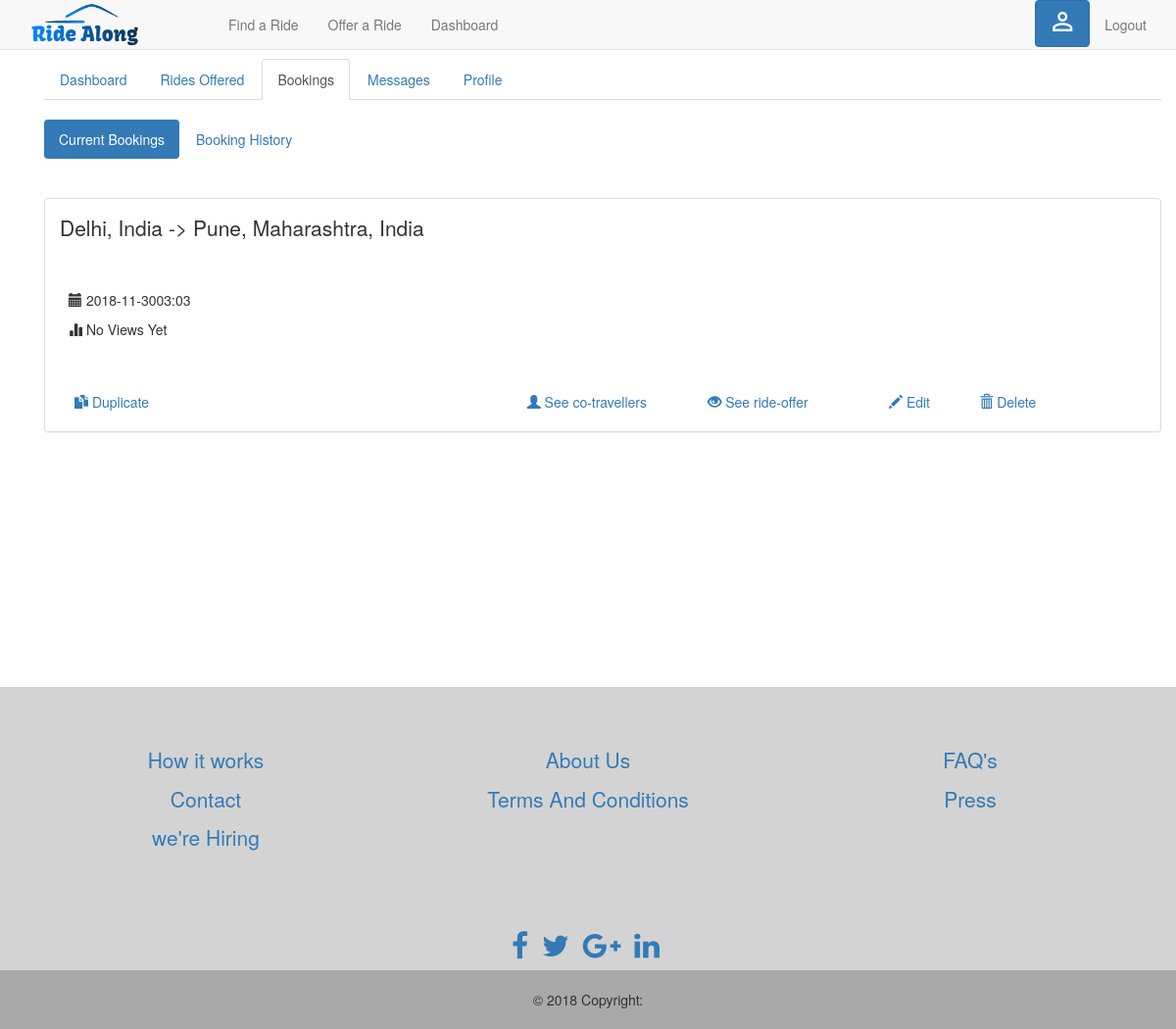
Screenshot of /bookings (signed in) with the database file from the repository.
### tables this page shows
CREATE TABLE "rides_offered" (
	`rideId`	INTEGER PRIMARY KEY AUTOINCREMENT,
	`userName`	text NOT NULL,
	`source`	text NOT NULL,
	`destination`	text NOT NULL,
	`lat1`	text NOT NULL,
	`long1`	text NOT NULL,
	`lat2`	text NOT NULL,
	`long2`	text NOT NULL,
	`offeredDate`	text NOT NULL,
	`offeredTime`	text NOT NULL,
	`offeredPrice`	int NOT NULL,
	`offeredSeats`	NUMERIC NOT NULL,
	`details`	text,
	`valid`	INTEGER NOT NULL,
	`seatsleft`	NUMERIC
);

### app.py (the view)
@app.route('/bookings')
@is_logged_in
def bookings():
    con = sqlite3.connect("CabSharing.db")
    cur = con.cursor()
    user_bookings=[]
    username = session['username']
    cur.execute("select * from rides_requested where username = ? and accepted = 1",[username])
    result = cur.fetchall()
    for i in range(len(result)):
        cur.execute("select * from rides_offered where rideId = ? and valid = 1",[result[i][0]] )
        temp=cur.fetchone()
        if temp:
            user_bookings.append(temp)
    cur.close()
    return render_template('bookings.html',result = user_bookings,count=len(user_bookings))

### app.py (called while the page is built)
def is_logged_in(f):
    @wraps(f)
    def wrap(*args, **kwargs):
        if 'logged_in' in session:
            return f(*args, **kwargs)
        else:
            flash('Unauthorized, Please login', 'danger')
            return redirect(url_for('login'))
    return wrap

### templates/bookings.html (shortened to what this page needs)
{% extends 'layout.html' %}
{% block body %}
<div class=" container ">
      <ul class="nav nav-tabs">
        <li ><a  href="dashboard">Dashboard</a></li>
        <li ><a  href="rides">Rides Offered</a></li>
        <li class= "active"><a  href="bookings">Bookings</a></li>
        <li ><a  href="messages">Messages</a></li>
        <li ><a  href="profile">Profile</a></li>
      </ul>
      <br>
</div>
<div class="container text-center">
            <div  class=" active">
              <ul class="nav nav-pills">
                <li class="active"><a  href="bookings">Current Bookings</a></li>
                <li><a  href="booking_history">Booking History</a></li>
              </ul>
                <br><br>
                <div id="current-bookings" class="tab-pane fade in active text-left">
                  {% if count > 0 %}
              {% for i in range(count) %}
              <div class="row">
                <div class="col-sm-12">
                  <div class="panel panel-default text-left">
                    <div class="panel-body"><strong class="lead"> {{result[i][2]}} -> {{result[i][3]}} </strong>
                    </div>
                  <div class="well-lg">
                    <p>
                    <p><span class="glyphicon glyphicon-calendar"></span> {{result[i][8]}}{{result[i][9]}}</p>
                    <p><span class="glyphicon glyphicon-stats"></span> No Views Yet<br><br></p>
                   </p>
                 </div>
                 <div class="container-fluid" >
                    <a href="" class="col-sm-5" ><span class="glyphicon glyphicon-duplicate"></span> Duplicate </a>
                    <a href="" class="col-sm-2" ><span class="glyphicon glyphicon-user"></span> See co-travellers </a>
                    <a href="rides_found/{{result[i][0]}}/{{result[i][1]}}" class="col-sm-2" >
                      <span class="glyphicon glyphicon-eye-open"></span> See ride-offer </a>
                    <a href="" class="col-sm-1" ><span class="glyphicon glyphicon-pencil"></span> Edit </a>
                    <a href="" class="col-sm-1" ><span class="glyphicon glyphicon-trash"></span> Delete </a>
                    <br><br>
                 </div>
                  </div>
                </div>
              </div>
              {% endfor %}
            {% endif %}
                </div>
              </div>
            </div>
</div>
{% endblock %}

### static/styles/design.css (style rules this page uses)
html, body { height: 100%; margin: 0; padding: 0; }

### rows the page displays
rides_offered: source "Delhi, India", destination "Pune, Maharashtra, India", offeredDate "2018-11-30", offeredTime "03:03"
